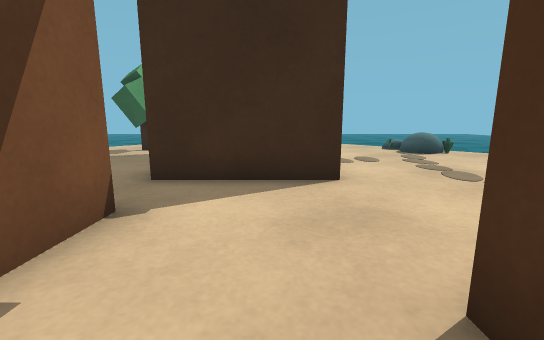
view 1 (above)

17 first-person views from a walk through a Unity game level. The camera is 0.59 m above the floor, tilts 10° down and sees 90° across. The floor is counted in squares, 0.5 m on a side. Each view is taken from the middle of a square. On the plan, view 1 faces up. The plan holds only what a view shows up to about 12 squares ahead; the rest is blank. The place goes on beyond the plan. Surface patterns are stand-ins for the level's own textures.

view 2
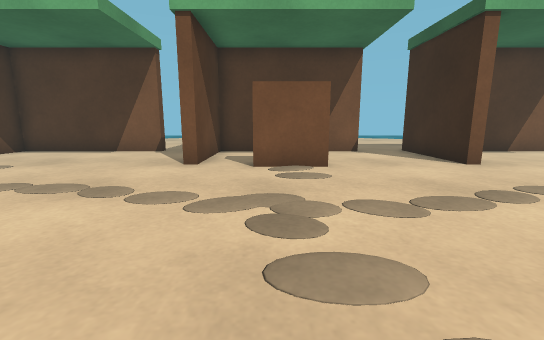

view 3
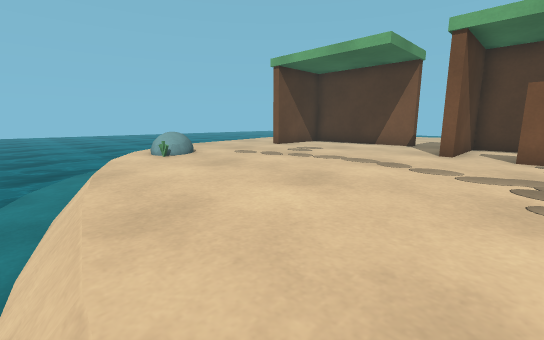

view 4
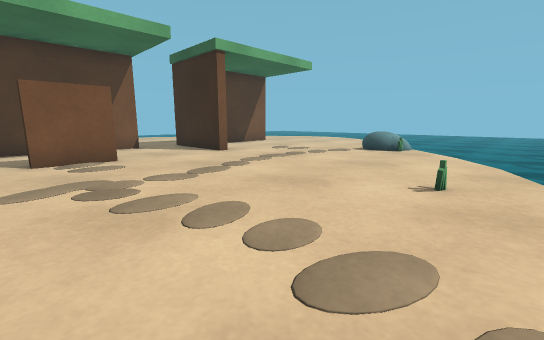

view 5
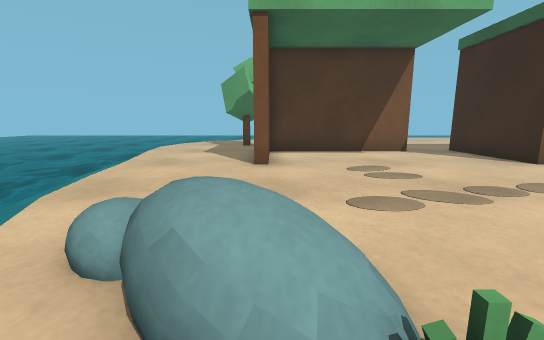

view 6
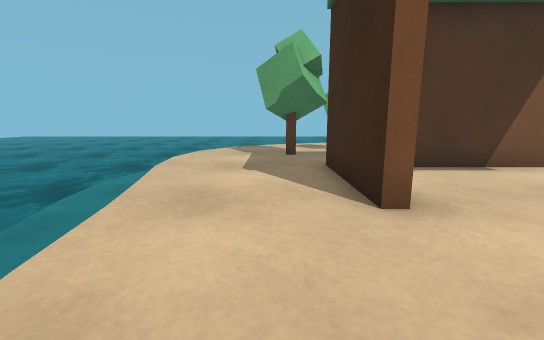

view 7
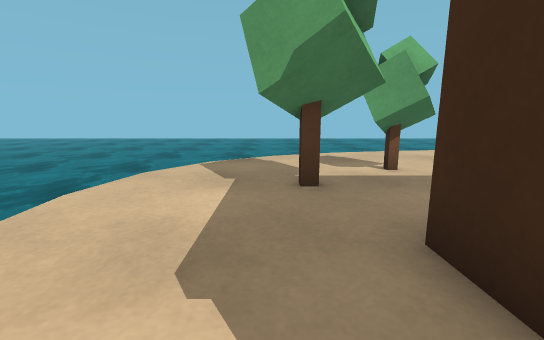

view 8
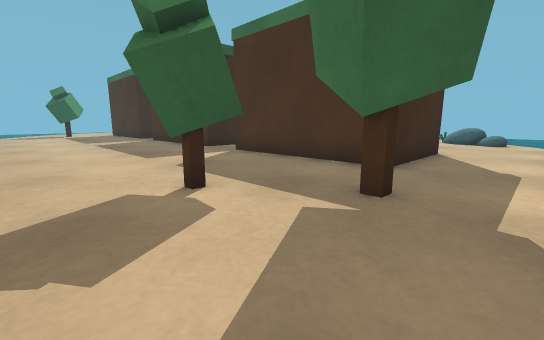

view 9
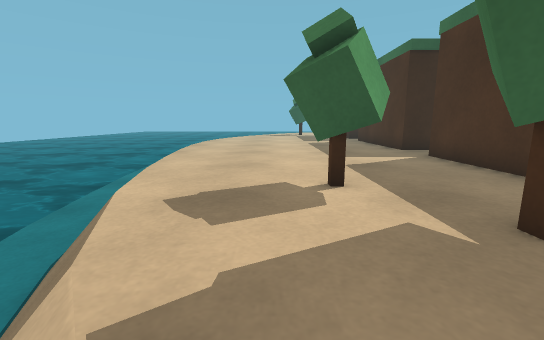

view 10
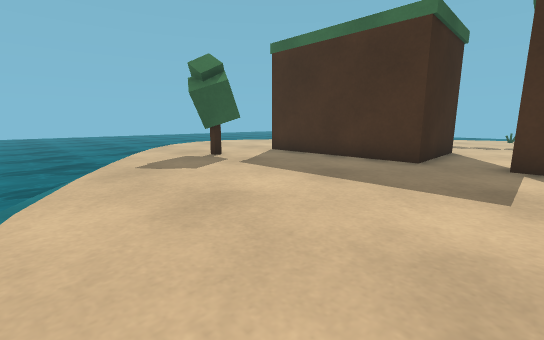

view 11
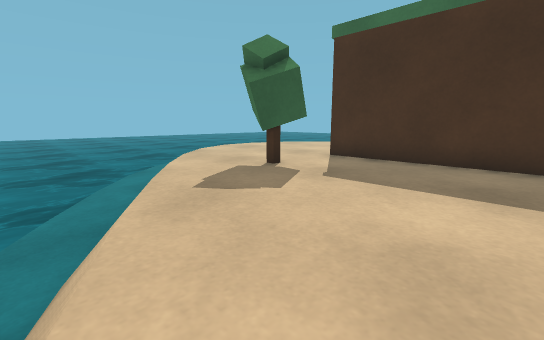

view 12
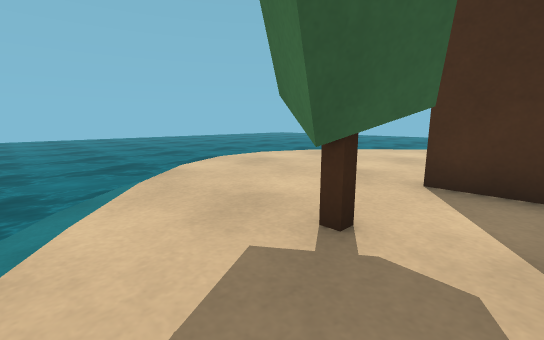

view 13
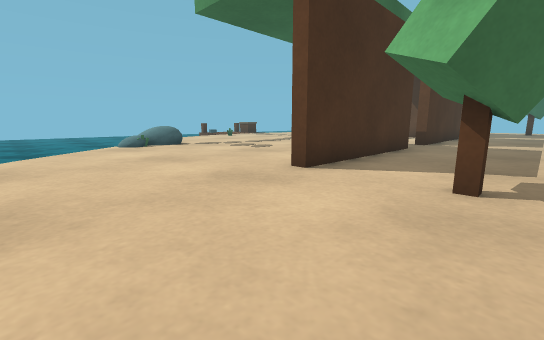

view 14
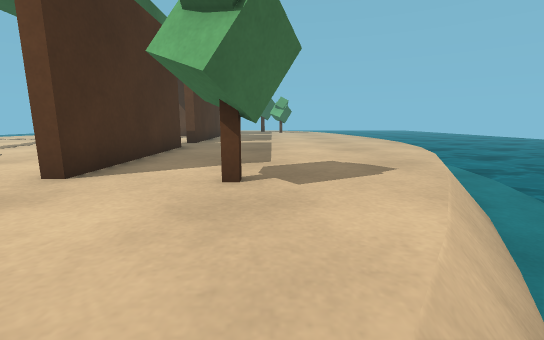

view 15
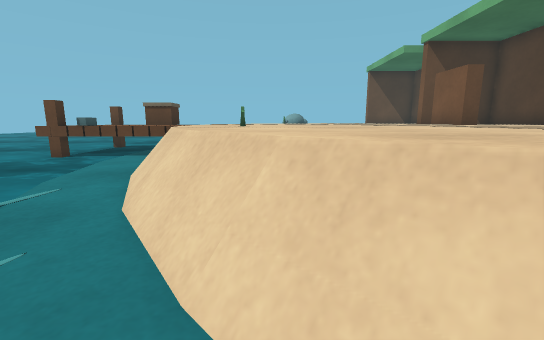

view 16
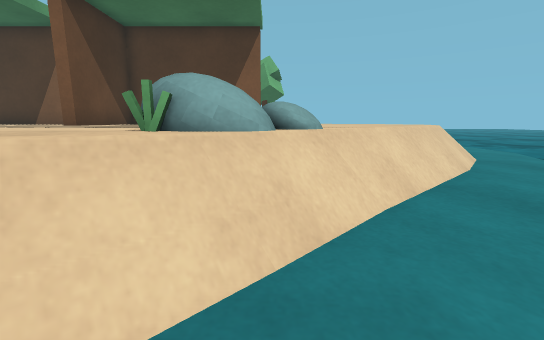

view 17
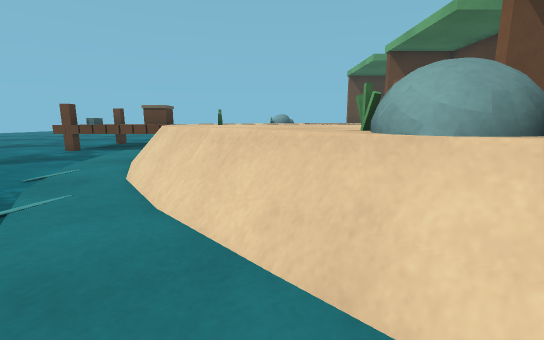

### Floor plan
Key: @ floor where view 1 was taken; # wall or solid block; . main floor; - floor 0.55 m lower than the main floor; / step, stairs or slope; = window, fence, low wall or low ledge; ≈ water the walk keeps out of; ^ raised ledge; v drop or lower ground; O other object.
Columns run from 13 left of view 1 to 16 right of it. Each row starts with its distance up from view 1.
 22   ≈≈ ≈≈≈≈≈ ≈≈≈
 21   ≈≈ ≈≈≈≈≈ --≈≈
 20   ≈≈≈≈≈≈-   ----
 19   ≈≈≈≈≈-     /---
 18   ≈≈≈≈--  //// =--
 17   ≈≈≈-- /......==--≈
 16   ≈≈≈-=/........==--≈
 15   ≈≈-==..........==--≈  ≈
 14   ≈-#=............==--≈ ≈
 13   ≈#==..O..........==--≈≈
 12   -==..OOO........====--≈
 11  ≈#=#..OO..#......=^===-≈≈
 10 ≈-==.......#.......^..==-≈
  9 ≈#=........#...........==-≈
  8 -==........#...........==#≈≈
  7 -=#........#............==-≈≈
  6  =.........####.........==-≈≈≈
  5 #=.......................= ≈≈≈
  4 ==.......................= ≈≈≈
  3   .........#.............= OOO
  2     ..... .#.............  OOO
  1     .....  #..##.........
  0     .....  #.@##..........
 -1     .....  #..............
 -2  =.........####..........= OOO
 -3  =.......................=
 -4  =.......................v
 -5  =.........#............==
 -6   .........#............==
 -7 -v.........#............=#
 -8 -==...O....#...........#=-
 -9 ≈-=..OOO...#........=..==-
-10 ≈-=...OOO..####.....^^.=#≈
-11  -==...OO..........=^.==-≈
-12    =....OO.........=//=-≈≈
-13     /..............//  -≈≈
-14      /..........///    ≈≈≈
-15       //...///         ≈≈≈
-16            //----       ≈≈
-17        --------≈≈
-18   ≈≈  ≈----≈≈≈≈≈
-19  ≈≈≈≈≈≈≈≈≈≈≈≈≈

Where each view was taken, in squares from view 1:
view 1: 0 up, 0 right, facing up
view 2: 0 up, 9 right, facing left
view 3: 0 up, 12 right, facing down-left
view 4: 1 down, 11 right, facing up-left
view 5: 10 down, 9 right, facing left
view 6: 12 down, 5 right, facing left
view 7: 12 down, 0 right, facing left
view 8: 13 down, 9 left, facing up-right
view 9: 14 down, 8 left, facing up
view 10: 3 up, 11 left, facing up-right
view 11: 6 up, 11 left, facing up-right
view 12: 10 up, 8 left, facing up-right
view 13: 16 up, 6 left, facing down-right
view 14: 16 up, 6 left, facing down
view 15: 12 up, 9 right, facing down
view 16: 12 up, 10 right, facing left
view 17: 14 up, 8 right, facing down
